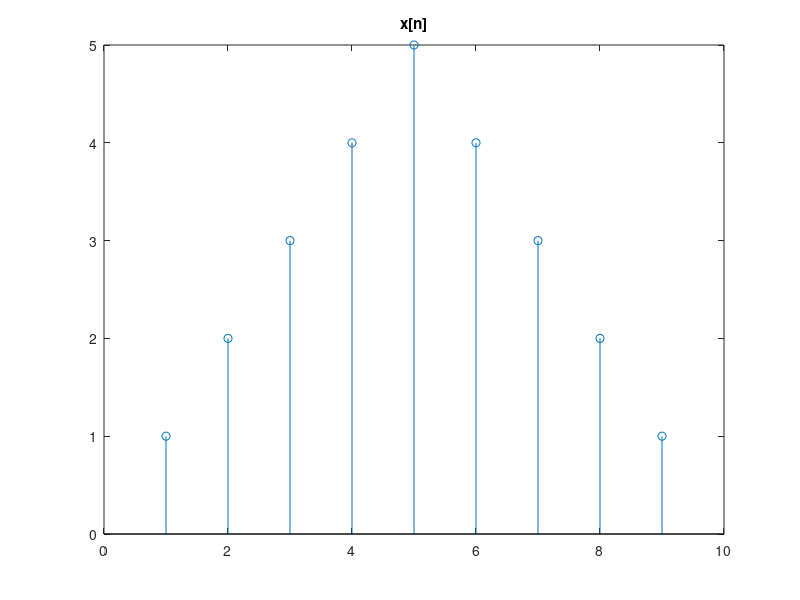

This figure's MATLAB source: (Note: this script raises an error after producing the figure.)
clear all;clc; close all;

% VERIFICATION 1: FORWARD AND BACKWARD CONSISTENCY
x=[1 2 3 4 5 4 3 2 1];
figure(1);stem(x);
title('x[n]');
X=ourDCT(x);
figure(2);stem(X);
title('DCT\{x[n]\}');
xi=ourDCTi(X);
figure(3);stem(xi);
title('DCTinv\{X[n]\}');

% VERIFICATION 2: HOMOGENEITY
x1=[1 2 3 4 5 4 3 2 1];
figure(4);stem(x1);
title('x[n]');
x2=2*x1;
figure(5);stem(x2);
title('2*x[n]');
X1=2*ourDCT(x1);
figure(6);stem(X1);
title('2*DCT\{x[n]\}');
X2=ourDCT(x2);
figure(7);stem(X2);
title('DCT\{2*x[n]\}');

% VERIFICATION 3: SUPERPOSITION
x1=[1 2 3 4 5 4 3 2 1];
figure(8);stem(x1);
title('x_1[n]');
x2=[1 1 1 0 0 0 0 0 0];
figure(9);stem(x2);
title('x_2[n]');
X1=ourDCT(x1);
figure(10);stem(X1);
title('DCT\{x_1[n]\}');
X2=ourDCT(x2);
figure(11);stem(X2);
title('DCT\{x_2[n]\}');
X3=ourDCT(x1+x2);
figure(12);stem(X3);
title('DCT\{x_1[n]+x_2[n]\}');
X4=X1+X2;
figure(13);stem(X4);
title('DCT\{x_1[n]\}+DCT\{x_2[n]\}');

% NO LINEAR CONVOLUTION DEMONSTRATION
x=[0 0 0 1 1 0 0 0]
h=[1 0 0 0 0 0 0 0]
figure(14);stem(x);
title('x[n]');
figure(15);stem(h);
title('h[n]');
X=ourDCT(x);
H=ourDCT(h);
inverso=ourDCTi(X.*H);
figure(16);stem(inverso);
title('DCTinverse\{DCT\{x[n]\} X DCT\{h[n]\}\}');
figure(17);stem(conv(x,h));
title('x[n]*h[n]');

% NOTE: WE DO NOT GET LINEAR CONVOLUTION
% WHEN WE TAKE THE INVERSE OF THE POINT-WISE
% MULTIPLICATION OF THE TWO SEQUENCES IN THE DCT DOMAIN
Xml=dct(x);
figure(17);stem(Xml);
Hml=dct(h);
figure(18);stem(Hml);
inversoml=idct(Xml.*Hml);
figure(19);stem(inversoml);

stem(x);
title('x[n]');
figure();
stem(X);
title('X[n]');
figure();
stem(ix);
title('inverse DCT of X[n]');

ourDCTi(ourDCT(x))


clear all; close all;
% DCT IN TWO DIMENSIONS TEST BENCH
img=imread('pumpkin.jpg');

figure(1);imshow(img,[]);
img=ourDCT2D(img);
% figure(2);imshow(exp(img),[]);
img=ourDCT2Di(img);
